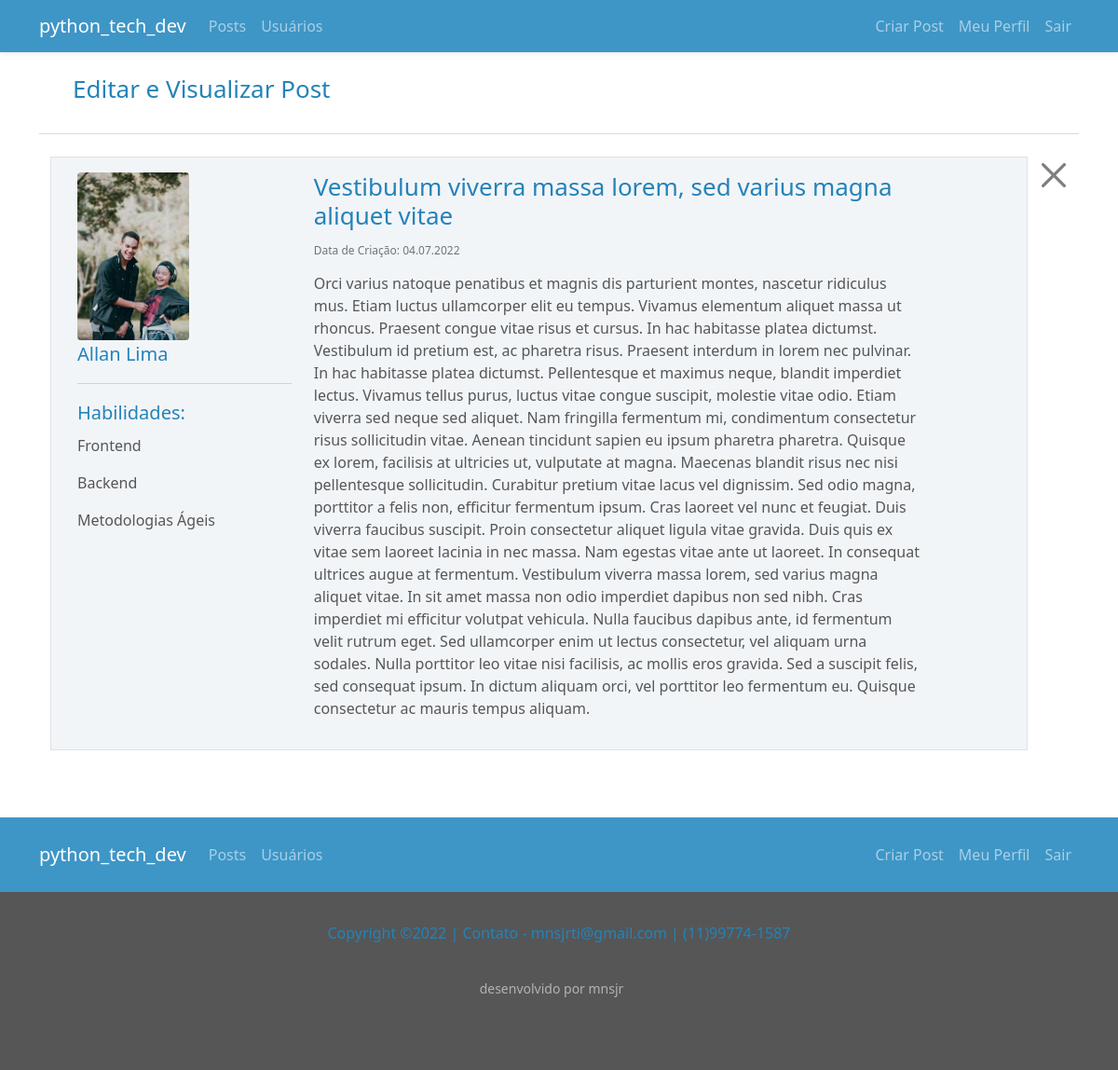
Screenshot of /post/8 (signed in) with the database file from the repository.
### pythontechdev/models.py (models this page shows, shortened)
class Usuario(database.Model, UserMixin):
    id = database.Column(database.Integer, primary_key=True)
    username = database.Column(database.String, nullable=False)
    email = database.Column(database.String, nullable=False, unique=True)
    senha = database.Column(database.String, nullable=False)
    foto_perfil = database.Column(database.String, default='default.jpg')
    posts = database.relationship('Post', backref='autor', lazy=True)
    habilidades = database.Column(database.String, nullable=False, default='Não Informado')

class Post(database.Model):
    id = database.Column(database.Integer, primary_key=True)
    titulo = database.Column(database.String, nullable=False)
    corpo = database.Column(database.Text, nullable=False)
    data_criacao = database.Column(database.DateTime, nullable=False, default=datetime.utcnow)
    id_usuario = database.Column(database.Integer, database.ForeignKey('usuario.id'), nullable=False)

### pythontechdev/routs.py (the view)
@app.route('/post/<post_id>', methods=['GET', 'POST'])
@login_required
def exibir_post(post_id):
    post = Post.query.get(post_id)
    if current_user == post.autor:
        form = FormEditarPost()
        if request.method == 'GET':
            """
            Este método exibe os campos já preenchidos.
            """
            form.titulo.data = post.titulo
            form.corpo.data = post.corpo
        elif form.validate_on_submit():
            post.titulo = form.titulo.data
            post.corpo = form.corpo.data
            database.session.commit()
            flash('Post Atualizado com Sucesso', 'alert-success')
            return redirect(url_for('posts'))
    else:
        form = None
    return render_template('post.html', post=post, form=form)

### pythontechdev/models.py (called while the page is built)
@login_manager.user_loader
def load_usuario(id_usuario):
    return Usuario.query.get(int(id_usuario))

### pythontechdev/templates/post.html (shortened to what this page needs)
{% extends 'base.html' %}
{% block body %}
    <div class="container fbgm">
        <div class="row m-4">
            <h1 class="fbgm">Editar e Visualizar Post</h1>
        </div>
        <hr>
        <div>
            <a class="float-end p-2" href="{{ url_for('posts') }}">
                <button type="button" class="btn-close" aria-label="Close"></button>
            </a>
        </div>
        <div class="container">
            <div class="row border mt-4 p-3 meupost">
                <div class="col col-3">
                    <div class="image pe-2"><img src="{{ url_for('static', filename='fotos_perfil/{}'.format(post.autor.foto_perfil)) }}" class="rounded" width="120"></div>
                    <p class="text_blue_small">{{ post.autor.username }}</p>
                    <hr class="fbgm">
                    <div class="row justify-content-center">
                        <div>
                            <legend class="text_blue_small">Habilidades:</legend>
                            {% for habilidade in post.autor.habilidades.split(';') %}
                                <p class="text_blue">{{ habilidade }}</p>
                            {% endfor %}
                        </div>
                    </div>
                </div>
                <div class="col col-8">
                    <h3 class="fbgm">{{ post.titulo }}
                    <p class="text-muted" style="font-size: 12px"><br>Data de Criação: {{ post.data_criacao.strftime('%d.%m.%Y') }}
                    </p>
                    </h3>
                    <p class="text_blue">{{ post.corpo }}</p>
                </div>
            </div>
        </div>
    </div>
{% endblock %}

### pythontechdev/static/main.css (style rules this page uses)
.fbgm { font-size: 26px; color: #2483b9 }
.meupost { background: #f2f5f8 !important; color: #000 !important; }
.text_blue { font-size: 16px; color: #565656; }
.text_blue_small { font-size: 20px; color: #2483b9 }

### rows the page displays
Usuario: foto_perfil (picture), autor.username "Allan Lima"
Post: titulo "Vestibulum viverra massa lorem, sed varius magna aliquet vitae", data_criacao "04.07.2022", corpo "Orci varius natoque penatibus et magnis dis parturient montes, nascetur ridiculus mus. Etiam luctus ullamcorper elit eu tempus. Vivamus elementum aliquet massa ut rhoncus. Praesent congue vitae risus et cursus. In hac habitasse platea dictumst. Vestibulum id pretium est, ac pharetra risus. Praesent interdum in lorem nec pulvinar. In hac habitasse platea dictumst. Pellentesque et maximus neque, blandit imperdiet lectus. Vivamus tellus purus, luctus vitae congue suscipit, molestie vitae odio. Etiam viverra sed neque sed aliquet. Nam fringilla fermentum mi, condimentum consectetur risus sollicitudin vitae. Aenean tincidunt sapien eu ipsum pharetra pharetra. Quisque ex lorem, facilisis at…"

### other values shown
{{ habilidade }} "Frontend" "Backend" "Metodologias Ágeis"
